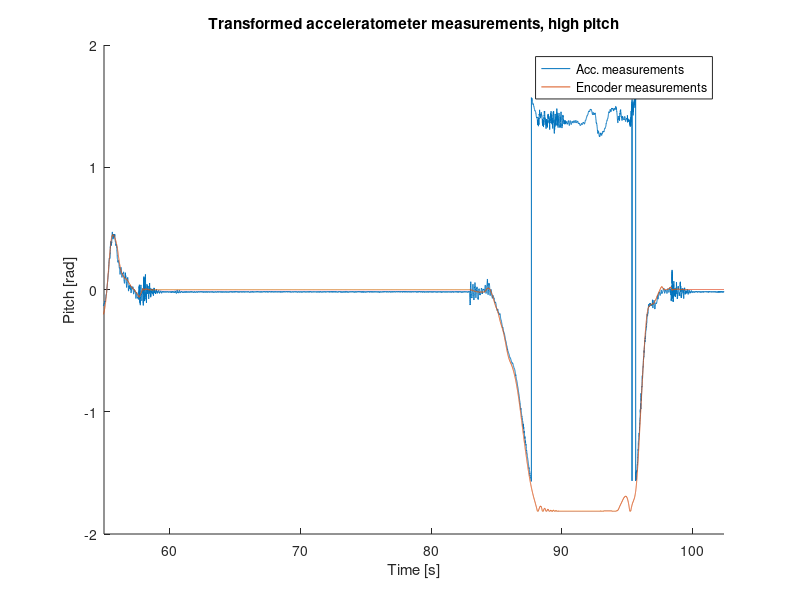

Write the MATLAB code that produced this figure. (Note: this script raises an error after producing the figure.)
%% Just press f5 to run everything, and read the section that has something you need

% Press (ctrl+enter) to run the section your cursor is currently in ( Marked in yellow)
clear all
close all

%% Init one file
input = load('p3t1_acc-and-enc-multiple-axis-transformed_pitch.mat');
plot_title = 'Transformed acceleratometer measurements, high pitch';
file_name = 'p3t1_acc-vs-enc_transformed-acc-high-pitch';
xaxis = 'Time [s]';
yaxis = 'Pitch [rad]';

time = input.ans(1,:);
setpoint = input.ans(2,:);
values = input.ans(3,:);
%values2 = input.ans(4,:);

time_start = 55;
time_end = time(end);


% figure; % Calling figure => Plot/write in a new window
hold on
title(plot_title);

plot(time, setpoint);
plot(time, values);
%plot(time, values2);
xlim([time_start time_end]);


% Set desctiptions on the axis
xlabel(xaxis);
ylabel(yaxis);

lgd = legend('Acc. measurements', 'Encoder measurements');
lgd.Location = 'northeast';
%lgd.Position(1:2) = [.7 .02];

%% Init multiple files
figure
input1 = load('p3t4_minimal-C_p.mat');
input2 = load('p3t4_maximum-C_p.mat');
%input3 = load('p3t1_gyro-and-enc-one-axis_travel-rate.mat');
%input4 = load('p1t3_pole-placement-a=-1-b=2-with-elev_pitch-measurement_v1.mat');
plot_title = 'State estimation, different choice of measurement matrix C';
file_name = 'p3t4_L-optimal-tuning';
xaxis = 'Time [s]';
yaxis = 'Pitch [rad]';

time1 = input1.ans(1,:);
reference1 = input1.ans(4,:);
values1 = input1.ans(3,:);

time2 = input2.ans(1,:);
reference2 = input2.ans(4,:);
values2 = input2.ans(3,:);

%time3 = input3.ans(1,:);
%reference3 = input3.ans(2,:);
%values3 = input3.ans(3,:);

%time4 = input4.ans(1,:);
%reference4 = input4.ans(2,:);
%values3 = input3.ans(2,:);

time_start = 0;
time_end = time1(end);


% figure; % Calling figure => Plot/write in a new window
hold on
title(plot_title);

plot(time1, reference1);
plot(time1, values1);
%plot(time2, reference2);
plot(time2, values2);
%plot(time3, reference3);
%plot(time3, values3);
%plot(time4, reference4);
% plot(time4, values4);
xlim([time_start time_end]);


% Set desctiptions on the axis
xlabel(xaxis);
ylabel(yaxis);


%% Plot multiple plots in same figure
figure
input1 = load('p3t4_optimal-tuning-manual-input_p.mat');
input2 = load('p3t4_optimal-tuning-manual-input_p-dot.mat');
%input3 = load('p3t1_acc-and-enc-multiple-axis-transformed_travel.mat');
plot_title = 'Results with optimal tuning of L';
file_name = 'p3t4_conv-l-dot-corrected';

time1 = input1.ans(1,:);
reference1 = input1.ans(4,:);
%values1 = input1.ans(2,:);

%reference1 = cumtrapz(time1, reference1);
%values1 = cumtrapz(time1, values1);

time2 = input2.ans(1,:);
reference2 = input2.ans(2,:);
values2 = input2.ans(3,:);
ex2 = input2.ans(4,:);

%reference2 = cumtrapz(time2, reference2);
%values2 = cumtrapz(time2, values2);

%time3 = input3.ans(1,:);
%reference3 = input3.ans(2,:);
%values3 = input3.ans(3,:);

time_start = 0;
time_end = time1(end);



hold on

subplot(2,1,1);
p1 = plot(time1, reference1, 'g');
%p1.legend('Encoder measurement');
title(plot_title);
xaxis = 'Time [s]';
yaxis = 'Travel rate [rad/s]';
%xlabel(xaxis);
ylabel(yaxis);
time_start = 0; 
time_end = time_end;  
xlim([time_start time_end]);


subplot(2,1,2);
p2 = plot(time2, values2, time2, ex2, time2, reference2, 'g');
%p2.legend('Encoder measurement', 'IMU measurement');
xaxis = 'Time [s]';
yaxis = 'Elevation [rad]';
%xlabel(xaxis);
ylabel(yaxis);
xlim([time_start time_end]);


% subplot(3,1,3);
% h(:,3) = plot(time3, reference3, time3, values3);
% xaxis = 'Time [s]';
% yaxis = 'lambda [rad]';
% xlabel(xaxis);
% ylabel(yaxis);
% xlim([time_start time_end]);

lg = legend('IMU measurement', 'IMU measurement corrected', 'Encoder measurement');
lg.Position(1:2) = [.6 .02];


%% Plot a lot of figures together
figure
input1 = load('p3t4_optimal-tuning-manual-input_p.mat');
input2 = load('p3t4_optimal-tuning-manual-input_p-dot.mat');
input3 = load('p3t4_optimal-tuning-manual-input_e.mat');
input4 = load('p3t4_optimal-tuning-manual-input_e-dot.mat');
input5 = load('p3t4_optimal-tuning-manual-input_l-dot.mat');

plot_title = 'Results with optimal tuning of L';
file_name = 'p3t4_L-optimal-tuning';

time1 = input1.ans(1,:);
est1 = input1.ans(3,:);
enc1 = input1.ans(4,:);

time2 = input2.ans(1,:);
est2 = input2.ans(3,:);
enc2 = input2.ans(4,:);

time3 = input3.ans(1,:);
est3 = input3.ans(3,:);
enc3 = input3.ans(4,:);

time4 = input4.ans(1,:);
est4 = input4.ans(3,:);
enc4 = input4.ans(4,:);

time5 = input5.ans(1,:);
est5 = input5.ans(3,:);
enc5 = input5.ans(4,:);


time_start = 20;
time_end = 60;


hold on

subplot(3,2,1);
p1 = plot(time1, est1, time1, enc1);
%title(plot_title);
xaxis = 'Time [s]';
yaxis = 'Pitch [rad]';
xlabel(xaxis);
ylabel(yaxis);
xlim([time_start time_end]);


subplot(3,2,2);
p2 = plot(time2, est2, time2, enc2);
xaxis = 'Time [s]';
yaxis = 'Pitch rate [rad/s]';
xlabel(xaxis);
ylabel(yaxis);
xlim([time_start time_end]);


subplot(3,2,3);
p3 = plot(time3, est3, time3, enc3);
xaxis = 'Time [s]';
yaxis = 'Elevation [rad]';
xlabel(xaxis);
ylabel(yaxis);
xlim([time_start time_end]);

subplot(3,2,4);
p4 = plot(time4, est4, time4, enc4);
xaxis = 'Time [s]';
yaxis = 'Elevation rate [rad/s]';
xlabel(xaxis);
ylabel(yaxis);
xlim([time_start time_end]);

subplot(3,2,5);
p5 = plot(time5, est5, time5, enc5);
xaxis = 'Time [s]';
yaxis = 'Travel rate [rad/s]';
xlabel(xaxis);
ylabel(yaxis);
xlim([time_start time_end]);

lg = legend('State estimate', 'Encoder measurement');
lg.Position(1:2) = [.6 .02];


%% Plot only part of plot
time_start = 55; 
time_end = 75;  
xlim([time_start time_end]);


%% Legend
% Legend must come after you call plot()
% GIves a name to the plotted lines
%   
lgd = legend('Encoder measurement', 'Estimate, minimal C', 'Estimate, maximum C'); 
lgd.Location = 'southeast';
%legend('Measured value, Q = 20'); 
hold off

%% Save plot
% TO save the current plot use:
    % print( filename, '-d'+ filename )
    % Use epsc instad of eps to get colours
print(file_name, '-djpeg');
print(file_name, '-depsc');
